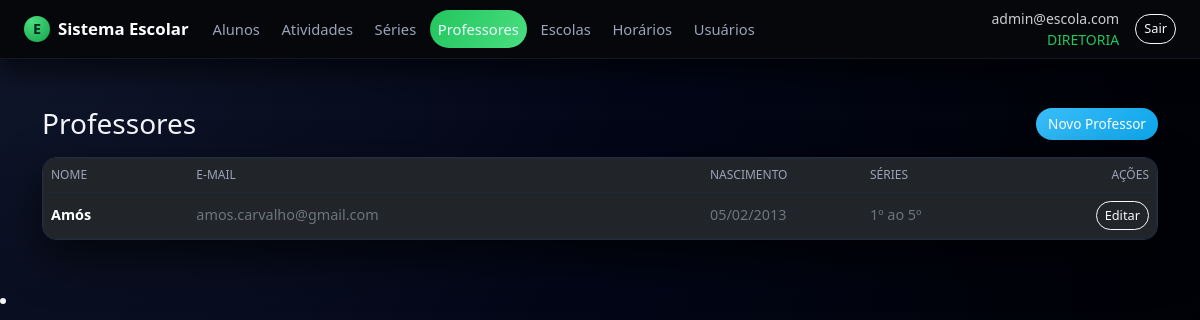
Before: /professores/ (signed in) with the older database file.
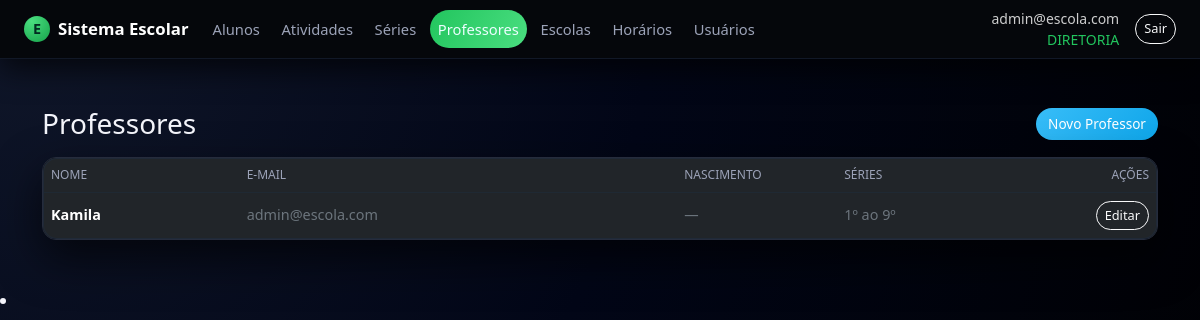
After: the same page with the newer database file.
### app.py (models this page shows, shortened)
class Professor(db.Model):
    __tablename__ = "professor"
    id = db.Column(db.Integer, primary_key=True)
    usuario_id = db.Column(db.Integer, db.ForeignKey("usuario.id"), nullable=False, unique=True)
    usuario = db.relationship("Usuario", lazy="joined")
    nome = db.Column(db.String(120), nullable=False)
    data_nascimento = db.Column(db.Date, nullable=True)
    series = db.relationship("Serie", secondary=professor_serie, lazy="subquery")

class Usuario(db.Model, UserMixin):
    __tablename__ = "usuario"
    id = db.Column(db.Integer, primary_key=True)
    email = db.Column(db.String(120), unique=True, nullable=False)
    senha_hash = db.Column(db.String(255), nullable=False)
    papel = db.Column(db.String(30), nullable=False, default="ALUNO")
    ativo = db.Column(db.Boolean, nullable=False, default=True)
    created_at = db.Column(db.DateTime, nullable=False, default=datetime.utcnow)
    aluno_id = db.Column(db.Integer, db.ForeignKey("aluno.id"), nullable=True)
    aluno = db.relationship("Aluno", lazy="joined")
    def papel_upper(self):
        return (self.papel or "").upper()
    def is_diretoria(self):
        return self.papel_upper() == "DIRETORIA"

### app.py (the view)
@app.route("/professores/")
@login_required
def professores_listar():
    if not current_user.is_diretoria():
        flash("VocÃª nÃ£o tem permissÃ£o para acessar Professores.", "warning")
        return redirect(url_for("index"))
    itens = Professor.query.order_by(Professor.nome.asc()).all()
    return render_template("professores/listar.html", itens=itens)

### app.py (called while the page is built)
@login_manager.user_loader
def load_user(uid):
    return db.session.get(Usuario, int(uid))

@app.context_processor
def inject_can():
    return dict(can=can)

### templates/professores/listar.html (shortened to what this page needs)
{% extends "base.html" %}
{% block content %}
<div class="container py-4">
  <div class="d-flex justify-content-between align-items-center mb-3">
    <h3 class="mb-0">Professores</h3>
    <a href="{{ url_for('professores_novo') }}" class="btn btn-primary">
      Novo Professor
    </a>
  </div>
  <div class="card">
    <div class="card-body p-0">
      <div class="table-responsive">
        <table class="table table-dark align-middle mb-0">
          <thead>
            <tr>
              <th>NOME</th>
              <th>E-MAIL</th>
              <th style="width:160px">NASCIMENTO</th>
              <th>SÉRIES</th>
              <th class="text-end" style="width:120px">AÇÕES</th>
            </tr>
          </thead>
          <tbody>
            {% for p in itens %}
              <tr>
                <td class="fw-semibold">{{ p.nome }}</td>
                <td class="text-secondary">
                  {{ p.usuario.email if p.usuario else '—' }}
                </td>
                <td class="text-secondary">
                  {{ p.data_nascimento.strftime('%d/%m/%Y') if p.data_nascimento else '—' }}
                </td>
                <td class="text-secondary">
                  {% set nomes = (p.series | map(attribute='nome') | list) if p.series else [] %}
                  {% set ns = namespace(nums=[], ok=true) %}
                  {% for n in nomes %}
                    {% set t = (n|string)|trim %}
                    {% if t and (t[0].isdigit()) %}
                      {% if t|length >= 2 and t[0].isdigit() and t[1].isdigit() %}
                        {% set num = (t[0:2])|int %}
                      {% else %}
                        {% set num = (t[0:1])|int %}
                      {% endif %}
                      {% set ns.nums = ns.nums + [num] %}
                    {% else %}
                      {% set ns.ok = false %}
                    {% endif %}
                  {% endfor %}
                  {% if ns.nums and ns.ok %}
                    {% set mn = ns.nums|min %}
                    {% set mx = ns.nums|max %}
                    {{ mn }}º{% if mx != mn %} ao {{ mx }}º{% endif %}
                  {% else %}
                    {{ p.series_str() or '—' }}
                  {% endif %}
                </td>
                <td class="text-end">
                  <a class="btn btn-outline-light btn-sm" href="{{ url_for('professores_editar', id=p.id) }}">
                    Editar
                  </a>
                </td>
              </tr>
            {% else %}
              <tr>
                <td colspan="5" class="text-center text-secondary py-4">
                  Nenhum professor cadastrado.
                </td>
              </tr>
            {% endfor %}
          </tbody>
        </table>
      </div>
    </div>
  </div>
</div>
{% endblock %}

Changed rows visible on the page:
changed Professor: nome "Amós" → "Kamila"; usuario "amos.carvalho@gmail.com" → "admin@escola.com"; data_nascimento "05/02/2013" → "—"; mx "5" → "9"
